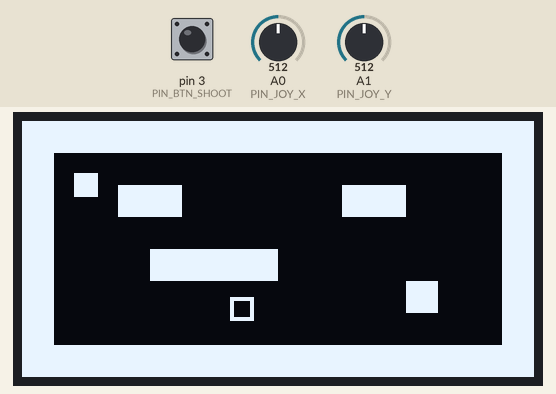
Simulated run of this sketch. Board: Arduino Uno, built with avr-gcc and run on an emulated ATmega328P. Parts: 128×64 one-colour display. The test bench sets the inputs (shaded band); at power-on: A0 (PIN_JOY_X) = 512, A1 (PIN_JOY_Y) = 512, pin 3 (PIN_BTN_SHOOT) HIGH.

Above: at 1.2 s.
1.3 s: A0 (PIN_JOY_X) set to 716
At 1.54 s:
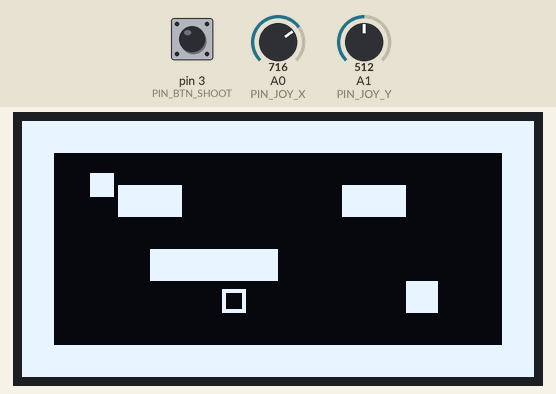
2.8 s: A1 (PIN_JOY_Y) set to 306
At 3.13 s:
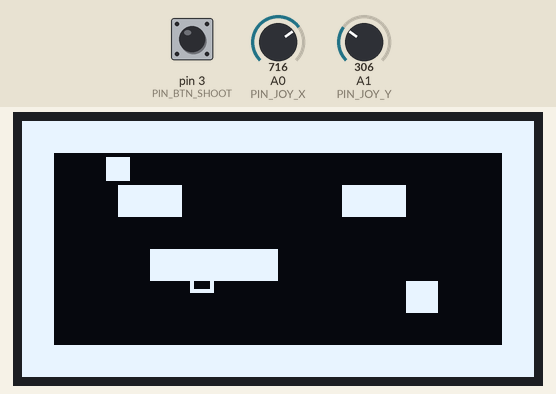
4.3 s: A1 (PIN_JOY_Y) set to 511
5.8 s: pin 3 (PIN_BTN_SHOOT) pulled LOW for 0.15 s
6.5 s: A0 (PIN_JOY_X) set to 511
At 6.7 s:
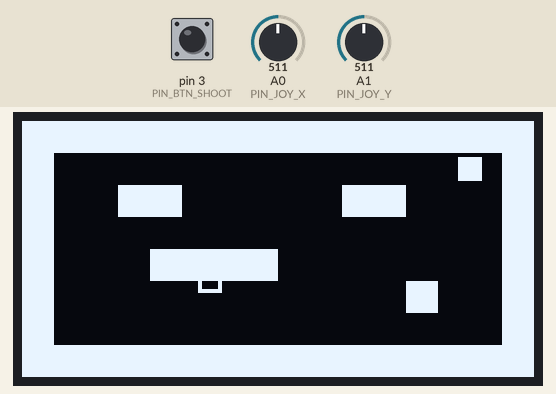
8.1 s: A0 (PIN_JOY_X) set to 306
At 8.8 s:
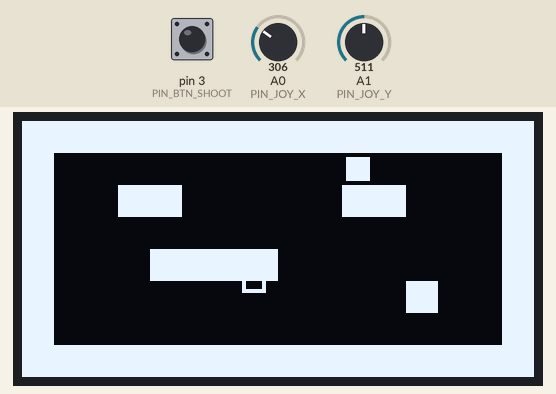

The sketch:

doom_arduino.ino
```cpp
#include <Arduino.h>
#include <Adafruit_GFX.h>
#include <Adafruit_SSD1306.h>

// 128x64 OLED SSD1306 via I2C
#define SCREEN_WIDTH 128
#define SCREEN_HEIGHT 64
#define OLED_RESET    -1
Adafruit_SSD1306 display(SCREEN_WIDTH, SCREEN_HEIGHT, &Wire, OLED_RESET);

// PIN CONFIG - ajuste conforme seu hardware
const int PIN_JOY_X = A0;    // movimento X
const int PIN_JOY_Y = A1;    // movimento Y
const int PIN_BTN_SHOOT = 3; // botão atirar (pulldown recomendado)

// Game config
const int TILE = 8; // cada tile = 8x8 pixels
const int MAP_W = 16;
const int MAP_H = 8;

// Simple map: '#' = wall, '.' = floor
const char MAP[MAP_H][MAP_W+1] = {
  "################",
  "#..............#",
  "#..##.....##...#",
  "#..............#",
  "#...####.......#",
  "#...........#..#",
  "#......E.......#",
  "################"
};

struct Entity {
  int x, y; // pixel coordinates
  int vx, vy;
  bool active;
};

Entity player;
Entity bullets[6];
Entity enemies[6];

unsigned long lastBulletTime = 0;
const unsigned long BULLET_COOLDOWN = 200; // ms
const int BULLET_SPEED = 6;
const int PLAYER_SPEED = 2;
const unsigned long ENEMY_MOVE_T = 180;

unsigned long lastEnemyMove = 0;

void spawnEnemy(int idx, int tx, int ty){
  enemies[idx].x = tx;
  enemies[idx].y = ty;
  enemies[idx].active = true;
}

void setupEntities(){
  player.x = 16;
  player.y = 16;
  player.vx = player.vy = 0;
  player.active = true;
  for(int i=0;i<6;i++){
    bullets[i].active = false;
    enemies[i].active = false;
  }
  // spawn enemies from map 'E' positions
  int ei = 0;
  for(int r=0;r<MAP_H;r++){
    for(int c=0;c<MAP_W;c++){
      if(MAP[r][c] == 'E' && ei < 6){
        spawnEnemy(ei, c*TILE + TILE/2, r*TILE + TILE/2);
        ei++;
      }
    }
  }
}

void setup() {
  pinMode(PIN_BTN_SHOOT, INPUT_PULLUP); // assume button to ground
  Serial.begin(115200);
  if(!display.begin(SSD1306_SWITCHCAPVCC, 0x3C)) {
    Serial.println(F("SSD1306 allocation failed"));
    for(;;);
  }
  display.clearDisplay();
  setupEntities();
}

bool isWallAtPixel(int px, int py){
  if(px < 0 || py < 0 || px >= SCREEN_WIDTH || py >= SCREEN_HEIGHT) return true;
  int cx = px / TILE;
  int cy = py / TILE;
  if(cx < 0 || cy < 0 || cx >= MAP_W || cy >= MAP_H) return true;
  return MAP[cy][cx] == '#';
}

void movePlayer(int dx, int dy){
  int nx = player.x + dx;
  int ny = player.y + dy;
  // collision simple: check center point and small offsets
  if(!isWallAtPixel(nx, ny) && !isWallAtPixel(nx+3, ny) && !isWallAtPixel(nx-3, ny) && !isWallAtPixel(nx, ny+3) && !isWallAtPixel(nx, ny-3)){
    player.x = nx;
    player.y = ny;
  }
}

void fireBullet(int dirx, int diry){
  unsigned long now = millis();
  if(now - lastBulletTime < BULLET_COOLDOWN) return;
  lastBulletTime = now;
  for(int i=0;i<6;i++){
    if(!bullets[i].active){
      bullets[i].active = true;
      bullets[i].x = player.x;
      bullets[i].y = player.y;
      bullets[i].vx = dirx * BULLET_SPEED;
      bullets[i].vy = diry * BULLET_SPEED;
      break;
    }
  }
}

void updateBullets(){
  for(int i=0;i<6;i++){
    if(!bullets[i].active) continue;
    bullets[i].x += bullets[i].vx;
    bullets[i].y += bullets[i].vy;
    // deactivate on wall or out of bounds
    if(isWallAtPixel(bullets[i].x, bullets[i].y) || bullets[i].x < 0 || bullets[i].y < 0 || bullets[i].x >= SCREEN_WIDTH || bullets[i].y >= SCREEN_HEIGHT){
      bullets[i].active = false;
      continue;
    }
    // check hit enemies
    for(int e=0;e<6;e++){
      if(!enemies[e].active) continue;
      int dx = bullets[i].x - enemies[e].x;
      int dy = bullets[i].y - enemies[e].y;
      if(abs(dx) < 6 && abs(dy) < 6){
        // hit
        enemies[e].active = false;
        bullets[i].active = false;
        break;
      }
    }
  }
}

void updateEnemies(){
  unsigned long now = millis();
  if(now - lastEnemyMove < ENEMY_MOVE_T) return;
  lastEnemyMove = now;
  for(int i=0;i<6;i++){
    if(!enemies[i].active) continue;
    int dx = player.x - enemies[i].x;
    int dy = player.y - enemies[i].y;
    int stepX = (dx > 0) ? 1 : (dx < 0) ? -1 : 0;
    int stepY = (dy > 0) ? 1 : (dy < 0) ? -1 : 0;
    // try move X then Y with collision check
    int nx = enemies[i].x + stepX;
    int ny = enemies[i].y + stepY;
    if(!isWallAtPixel(nx, enemies[i].y)) enemies[i].x = nx;
    if(!isWallAtPixel(enemies[i].x, ny)) enemies[i].y = ny;
    // check collision with player
    if(abs(enemies[i].x - player.x) < 6 && abs(enemies[i].y - player.y) < 6){
      // reset player to start
      player.x = 16;
      player.y = 16;
    }
  }
}

void drawMap(){
  for(int r=0;r<MAP_H;r++){
    for(int c=0;c<MAP_W;c++){
      int px = c*TILE;
      int py = r*TILE;
      if(MAP[r][c] == '#'){
        display.fillRect(px, py, TILE, TILE, SSD1306_WHITE);
      } else {
        // small floor pattern (optional)
        // display.drawRect(px, py, TILE, TILE, SSD1306_BLACK);
      }
    }
  }
}

void drawEntities(){
  // player
  display.fillRect(player.x-3, player.y-3, 6, 6, SSD1306_WHITE);
  // bullets
  for(int i=0;i<6;i++){
    if(bullets[i].active){
      display.drawPixel(bullets[i].x, bullets[i].y, SSD1306_WHITE);
    }
  }
  // enemies
  for(int i=0;i<6;i++){
    if(enemies[i].active){
      display.drawRect(enemies[i].x-3, enemies[i].y-3, 6, 6, SSD1306_WHITE);
    }
  }
}

int readJoyAxis(int pin){
  int v = analogRead(pin); // 0..1023
  return v;
}

void loop() {
  // read joystick
  int vx = readJoyAxis(PIN_JOY_X);
  int vy = readJoyAxis(PIN_JOY_Y);
  int dx = 0, dy = 0;
  // deadzone
  const int DEAD = 100;
  if(vx < 512 - DEAD) dx = -PLAYER_SPEED;
  else if(vx > 512 + DEAD) dx = PLAYER_SPEED;
  if(vy < 512 - DEAD) dy = -PLAYER_SPEED;
  else if(vy > 512 + DEAD) dy = PLAYER_SPEED;

  movePlayer(dx, dy);

  // shoot direction: based on last movement or joystick tilt
  bool shoot = digitalRead(PIN_BTN_SHOOT) == LOW; // pressed to ground (with pullup)
  if(shoot){
    int sdx = 0, sdy = 0;
    // determine shoot direction from joystick tilt
    if(abs(vx - 512) > abs(vy - 512)){
      sdx = (vx > 512) ? 1 : -1;
    } else {
      sdy = (vy > 512) ? 1 : -1;
    }
    // fallback to right
    if(sdx == 0 && sdy == 0) sdx = 1;
    fireBullet(sdx, sdy);
  }

  updateBullets();
  updateEnemies();

  // draw
  display.clearDisplay();
  drawMap();
  drawEntities();
  display.display();

  delay(20);
}
```
